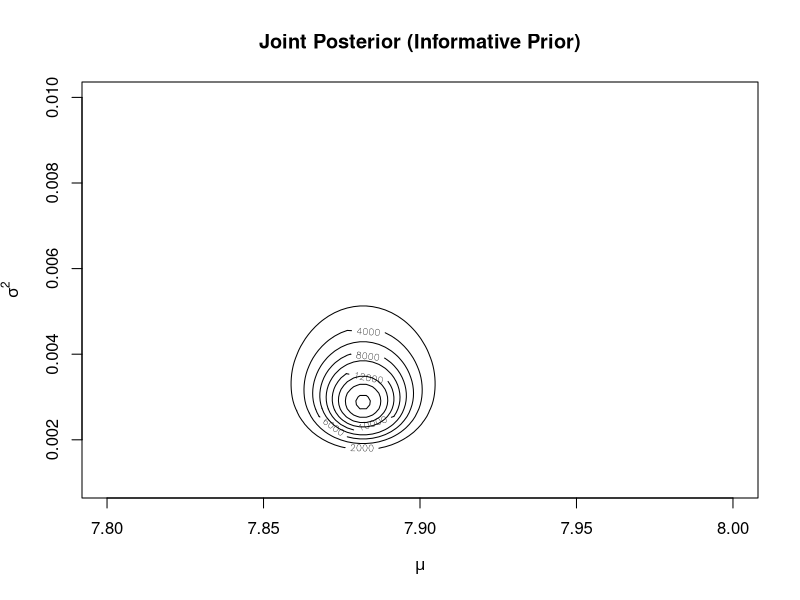

R code for this plot:
### Example 7.1:  Two-Parameter Normal Inference --- Conjugate Prior ###

n <- 24

ybar <- 7.8730

s <- 0.05353


# Use an informative conjugate prior:

# For mu, a conditionally normal prior centered at the legal standard weight, 
#   with a "prior sample size" of 2:

mu0 <- 7.9876

kappa <- 2

# For sigma^2, an inverse-gamma prior with alpha and beta chosen
#   to give it an expected value of 0.025^2 and variance of 2*(0.025^4):

sigma.2.prior.mean <- 0.025^2

sigma.2.prior.var <- 2*(0.025^4)

alpha <- sigma.2.prior.mean^2 / sigma.2.prior.var + 2

beta <- (alpha-1) * sigma.2.prior.mean

alpha
beta


# Marginal posterior inference for mu

mu1 <- (kappa*mu0 + n*ybar) / (kappa + n)

tau1.2 <- (alpha + n/2) / (beta + 0.5 * (n-1)*s^2 +
                           0.5 * kappa*n*(mu0-ybar)^2/(kappa + n))

mu.scale <- 1 / (tau1.2 * (kappa+n))

mu.df <- 2*alpha + n

  # Posterior mean and variance

mu.posterior.mean <- mu1

mu.posterior.var <- (mu.df / (mu.df - 2)) * mu.scale

mu.posterior.mean
sqrt(mu.posterior.var)

  # 95% credible interval (equal-tailed)

mu1 + qt(c(0.025, 1-0.025), mu.df) * sqrt(mu.scale)

ybar  # compare posterior mean and interval with ybar

  # Test of H0: mu >= 7.9379 (minimum legal weight)

post.prob.H0 <- 1 - pt((7.9379 - mu1) / sqrt(mu.scale), mu.df)

post.prob.H0


# Marginal posterior inference for sigma^2

alpha.posterior <- alpha + n/2

beta.posterior <- beta + 0.5 * (n-1)*s^2 +
                  0.5 * kappa*n*(mu0-ybar)^2/(kappa + n)

  # Posterior mean

sigma.2.posterior.mean <- beta.posterior / (alpha.posterior - 1)

sigma.2.posterior.mean

  # 95% credible interval (equal-tailed)

1 / qgamma(c(1-0.025, 1-0.975), alpha.posterior, beta.posterior)

s^2  # compare posterior mean and interval with s^2


# Graphing the joint posterior (in mu and sigma^2)

mu.grid <- seq(7.8, 8.0, len=100)

sigma.2.grid <- seq(0.001, 0.01, len=100)

dinversegamma <-
  function(y, alpha, beta)
    beta^alpha * exp(-beta/y) / (gamma(alpha) * y^(alpha+1))

posterior.density <- 
  function(mu,sigma.2) 
    dnorm(mu, mu1, sqrt(sigma.2/(kappa+n))) *
    dinversegamma(sigma.2, alpha.posterior, beta.posterior)
                       
contour(mu.grid, sigma.2.grid,
        outer(mu.grid, sigma.2.grid, posterior.density),
        main="Joint Posterior (Informative Prior)",
        xlab=expression(mu), ylab=expression(sigma^2))

